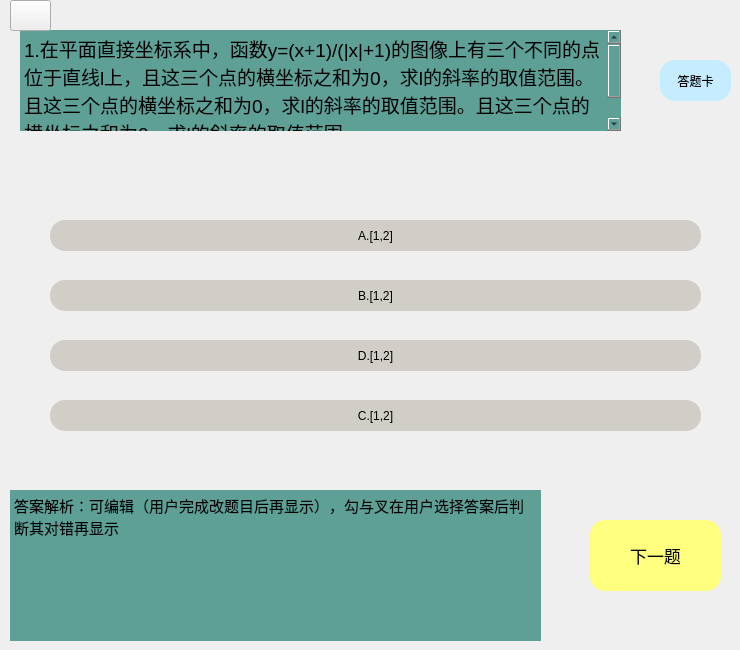
     <widget class="QWidget" name="page_7">
      <widget class="QTextBrowser" name="exercise_analyse">
       <property name="geometry">
        <rect>
         <x>10</x>
         <y>490</y>
         <width>531</width>
         <height>151</height>
        </rect>
       </property>
       <property name="styleSheet">
        <string notr="true">background-color: rgb(94,159,150);</string>
       </property>
       <property name="frameShape">
        <enum>QFrame::NoFrame</enum>
       </property>
       <property name="html">
        <string>&lt;!DOCTYPE HTML PUBLIC &quot;-//W3C//DTD HTML 4.0//EN&quot; &quot;http://www.w3.org/TR/REC-html40/strict.dtd&quot;&gt;
&lt;html&gt;&lt;head&gt;&lt;meta name=&quot;qrichtext&quot; content=&quot;1&quot; /&gt;&lt;style type=&quot;text/css&quot;&gt;
p, li { white-space: pre-wrap; }
&lt;/style&gt;&lt;/head&gt;&lt;body style=&quot; font-family:'SimSun'; font-size:9pt; font-weight:400; font-style:normal;&quot;&gt;
&lt;p style=&quot; margin-top:0px; margin-bottom:0px; margin-left:0px; margin-right:0px; -qt-block-indent:0; text-indent:0px;&quot;&gt;&lt;span style=&quot; font-size:11pt;&quot;&gt;答案解析：可编辑（用户完成改题目后再显示），勾与叉在用户选择答案后判断其对错再显示&lt;/span&gt;&lt;/p&gt;&lt;/body&gt;&lt;/html&gt;</string>
       </property>
      </widget>
      <widget class="QPushButton" name="Bt_A_ex">
       <property name="geometry">
        <rect>
         <x>50</x>
         <y>220</y>
         <width>651</width>
         <height>31</height>
        </rect>
       </property>
       <property name="styleSheet">
        <string notr="true">QPushButton{
background-color: rgb(208, 206, 199);
border-radius:15px
}

QPushButton:pressed{
	padding-left:5px;
	padding-top:5px;
}
</string>
       </property>
       <property name="text">
        <string>A.[1,2]</string>
       </property>
      </widget>
      <widget class="QPushButton" name="Bt_D_ex">
       <property name="geometry">
        <rect>
         <x>50</x>
         <y>400</y>
         <width>651</width>
         <height>31</height>
        </rect>
       </property>
       <property name="styleSheet">
        <string notr="true">QPushButton{
border-radius:15px;
background-color: rgb(208, 206, 199);
}
QPushButton:pressed{
	padding-left:5px;
	padding-top:5px;
}</string>
       </property>
       <property name="text">
        <string>C.[1,2]</string>
       </property>
      </widget>
      <widget class="QPushButton" name="exercise_view">
       <property name="geometry">
        <rect>
         <x>660</x>
         <y>60</y>
         <width>71</width>
         <height>41</height>
        </rect>
       </property>
       <property name="contextMenuPolicy">
        <enum>Qt::PreventContextMenu</enum>
       </property>
       <property name="styleSheet">
        <string notr="true">QPushButton{
	border-radius:15px;
	background-color: rgb(198, 237, 255);
}

QPushButton:pressed{
	padding-left:5px;
	padding-top:5px;
}

</string>
       </property>
       <property name="text">
        <string>答题卡</string>
       </property>
      </widget>
      <widget class="QPushButton" name="Bt_C_ex">
       <property name="geometry">
        <rect>
         <x>50</x>
         <y>340</y>
         <width>651</width>
         <height>31</height>
        </rect>
       </property>
       <property name="styleSheet">
        <string notr="true">QPushButton{
background-color: rgb(208, 206, 199);
border-radius:15px;
}

QPushButton:pressed{
	padding-left:5px;
	padding-top:5px;
}</string>
       </property>
       <property name="text">
        <string>D.[1,2]</string>
       </property>
      </widget>
      <widget class="QTextBrowser" name="exercise_title">
       <property name="geometry">
        <rect>
         <x>20</x>
         <y>30</y>
         <width>601</width>
         <height>101</height>
        </rect>
       </property>
       <property name="font">
        <font>
         <pointsize>15</pointsize>
        </font>
       </property>
       <property name="styleSheet">
        <string notr="true">background-color: rgb(94,159,150);
</string>
       </property>
       <property name="frameShape">
        <enum>QFrame::NoFrame</enum>
       </property>
       <property name="html">
        <string>&lt;!DOCTYPE HTML PUBLIC &quot;-//W3C//DTD HTML 4.0//EN&quot; &quot;http://www.w3.org/TR/REC-html40/strict.dtd&quot;&gt;
&lt;html&gt;&lt;head&gt;&lt;meta name=&quot;qrichtext&quot; content=&quot;1&quot; /&gt;&lt;style type=&quot;text/css&quot;&gt;
p, li { white-space: pre-wrap; }
&lt;/style&gt;&lt;/head&gt;&lt;body style=&quot; font-family:'SimSun'; font-size:15pt; font-weight:400; font-style:normal;&quot;&gt;
&lt;p style=&quot; margin-top:0px; margin-bottom:0px; margin-left:0px; margin-right:0px; -qt-block-indent:0; text-indent:0px;&quot;&gt;&lt;span style=&quot; font-size:14pt;&quot;&gt;1.在平面直接坐标系中，函数y=(x+1)/(|x|+1)的图像上有三个不同的点位于直线l上，且这三个点的横坐标之和为0，求l的斜率的取值范围。且这三个点的横坐标之和为0，求l的斜率的取值范围。且这三个点的横坐标之和为0，求l的斜率的取值范围。&lt;/span&gt;&lt;/p&gt;
&lt;p style=&quot;-qt-paragraph-type:empty; margin-top:0px; margin-bottom:0px; margin-left:0px; margin-right:0px; -qt-block-indent:0; text-indent:0px; font-size:9pt;&quot;&gt;&lt;br /&gt;&lt;/p&gt;&lt;/body&gt;&lt;/html&gt;</string>
       </property>
      </widget>
      <widget class="QPushButton" name="exercise_next">
       <property name="geometry">
        <rect>
         <x>590</x>
         <y>520</y>
         <width>131</width>
         <height>71</height>
        </rect>
       </property>
       <property name="font">
        <font>
         <pointsize>13</pointsize>
        </font>
       </property>
       <property name="styleSheet">
        <string notr="true">QPushButton{
	background-color: rgb(255, 255, 127);
	border-radius:15px

}
QPushButton:pressed{
	padding-left:5px;
	padding-top:5px;
}</string>
       </property>
       <property name="text">
        <string>下一题</string>
       </property>
      </widget>
      <widget class="QPushButton" name="Bt_B_ex">
       <property name="geometry">
        <rect>
         <x>50</x>
         <y>280</y>
         <width>651</width>
         <height>31</height>
        </rect>
       </property>
       <property name="styleSheet">
        <string notr="true">QPushButton{
border-radius:15px;
background-color: rgb(208, 206, 199);
}
QPushButton:pressed{
	padding-left:5px;
	padding-top:5px;
}</string>
       </property>
       <property name="text">
        <string>B.[1,2]</string>
       </property>
      </widget>
      <widget class="QPushButton" name="exercise_back">
       <property name="geometry">
        <rect>
         <x>10</x>
         <y>0</y>
         <width>41</width>
         <height>31</height>
        </rect>
       </property>
       <property name="styleSheet">
        <string notr="true">
QPushButton{
	
	border-image: url(:/icon/res/icon/返回.png);
	

}
QPushButton:pressed{
	padding-left:5px;
	padding-top:5px;
}</string>
       </property>
       <property name="text">
        <string/>
       </property>
      </widget>
      <zorder>exercise_analyse</zorder>
      <zorder>Bt_A_ex</zorder>
      <zorder>Bt_D_ex</zorder>
      <zorder>Bt_C_ex</zorder>
      <zorder>exercise_title</zorder>
      <zorder>exercise_next</zorder>
      <zorder>Bt_B_ex</zorder>
      <zorder>exercise_back</zorder>
      <zorder>exercise_view</zorder>
     </widget>
